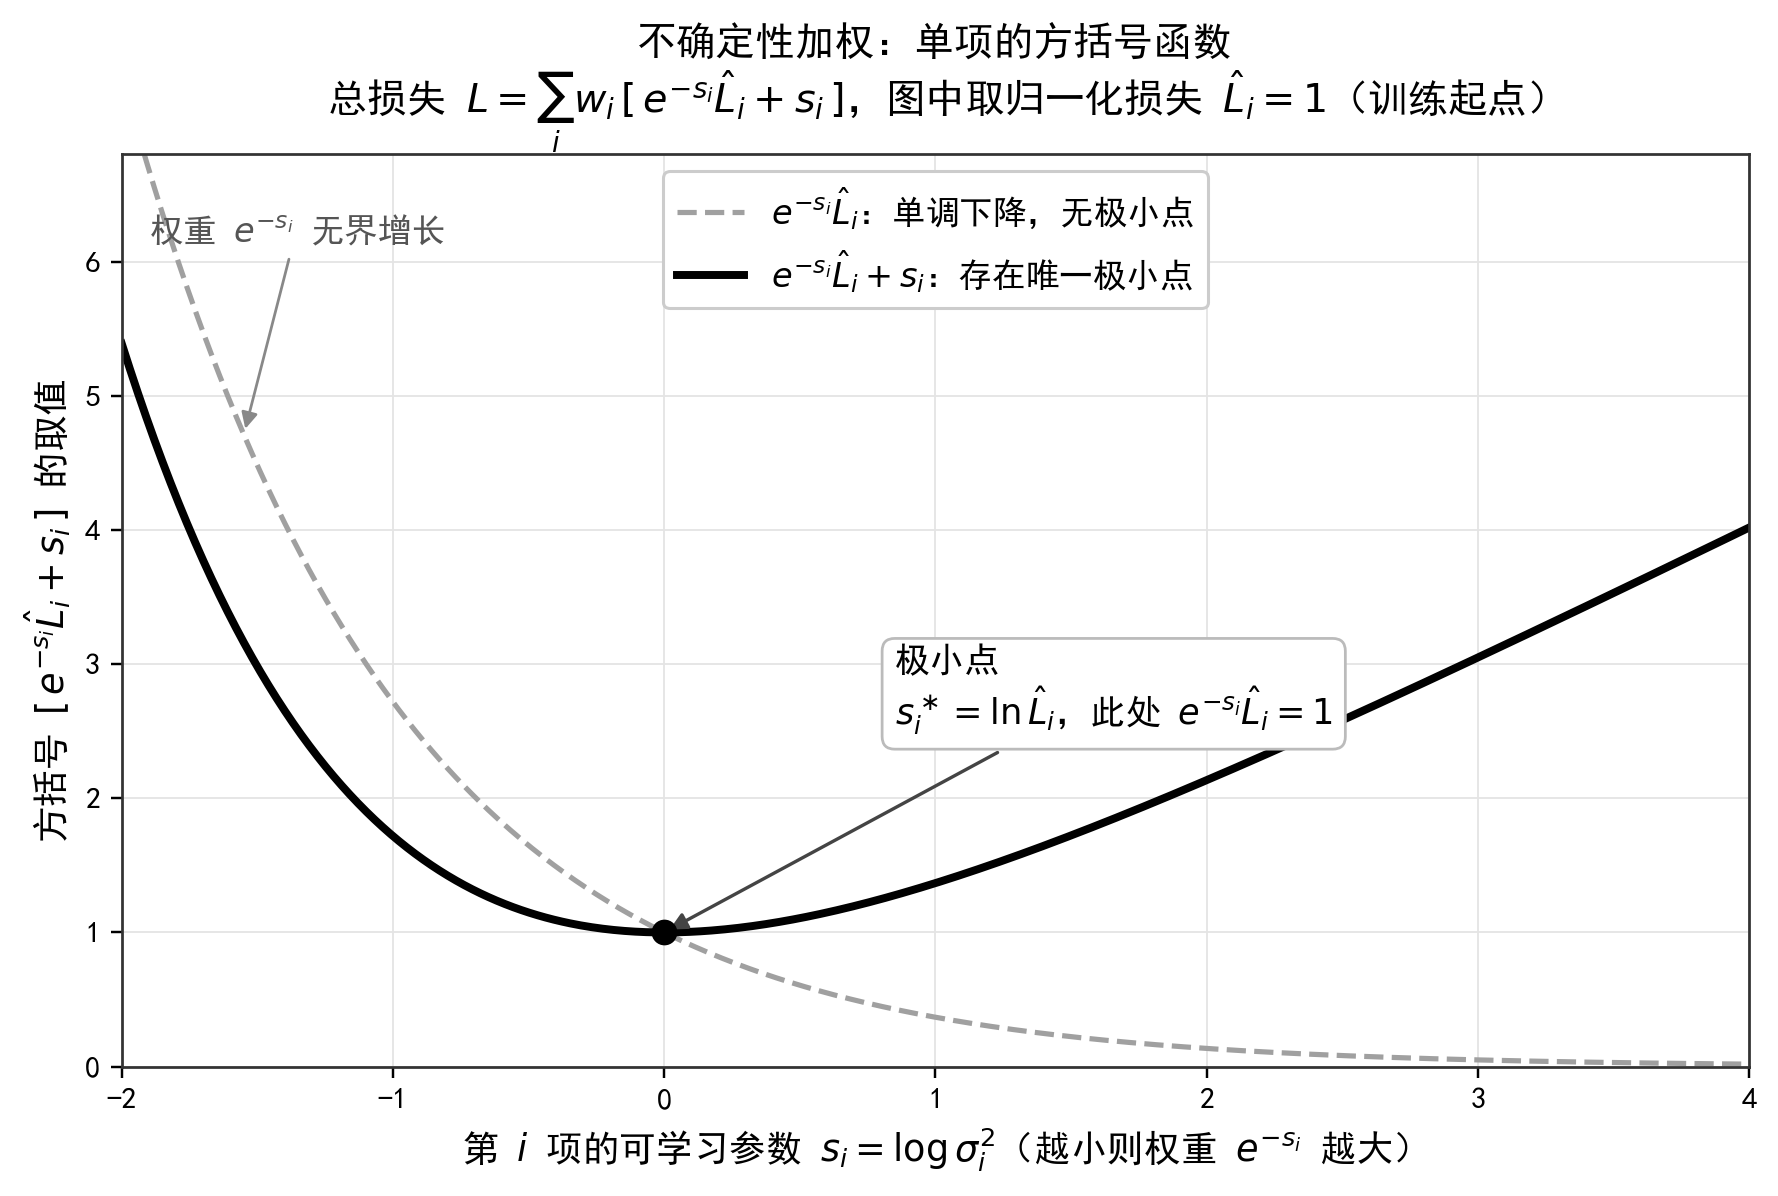

Python code for this plot:
"""不确定性加权的好处：+s 正则项使权重存在唯一最优解（黑白极简）。

只画一件事：单独的 e^{-s}·L̂ 单调下降、权重无界增长；加上 +s 之后出现
唯一极小点 s* = ln L̂，网络与权重可联合优化，无需人工调权。
"""

import os

import numpy as np
import matplotlib

matplotlib.use("Agg")
import matplotlib.pyplot as plt  # noqa: E402

plt.rcParams.update({
    "font.sans-serif": ["SimHei"],
    "axes.unicode_minus": False,
    "axes.edgecolor": "#333333",
    "axes.linewidth": 0.9,
    "axes.grid": True,
    "grid.color": "#E4E4E4",
    "grid.linewidth": 0.6,
})

fig, axis = plt.subplots(figsize=(8.2, 5.6))
s = np.linspace(-2.0, 4.0, 600)

axis.plot(s, np.exp(-s), color="#A0A0A0", linestyle="--", linewidth=1.7,
          label=r"$e^{-s_i}\hat{L}_i$：单调下降，无极小点")
axis.plot(s, np.exp(-s) + s, color="black", linewidth=2.6,
          label=r"$e^{-s_i}\hat{L}_i+s_i$：存在唯一极小点")

axis.scatter([0.0], [1.0], color="black", zorder=6, s=55)
axis.annotate("极小点\n" r"$s_i^\ast=\ln\hat{L}_i$，此处 $e^{-s_i}\hat{L}_i=1$",
              xy=(0.0, 1.0), xytext=(0.85, 2.55), fontsize=11.5, ha="left",
              bbox=dict(boxstyle="round,pad=0.36", facecolor="white",
                        edgecolor="#BBBBBB", linewidth=0.9),
              arrowprops=dict(arrowstyle="-|>", color="#444444", lw=1.1))
axis.annotate(r"权重 $e^{-s_i}$ 无界增长",
              xy=(-1.55, 4.71), xytext=(-1.9, 6.15), fontsize=11, ha="left",
              color="#555555",
              arrowprops=dict(arrowstyle="-|>", color="#888888", lw=0.9))

axis.set_xlim(-2.0, 4.0)
axis.set_ylim(0.0, 6.8)
axis.set_xlabel(r"第 $i$ 项的可学习参数 $s_i=\log\sigma_i^2$（越小则权重 $e^{-s_i}$ 越大）",
                fontsize=12)
axis.set_ylabel(r"方括号 $[\,e^{-s_i}\hat{L}_i+s_i\,]$ 的取值", fontsize=12)
axis.set_title("不确定性加权：单项的方括号函数\n"
               r"总损失 $L=\sum_i w_i\,[\,e^{-s_i}\hat{L}_i+s_i\,]$，"
               r"图中取归一化损失 $\hat{L}_i=1$（训练起点）", fontsize=13)
axis.legend(loc="upper center", fontsize=11, framealpha=1.0, edgecolor="#CCCCCC")

fig.tight_layout()
save_path = os.path.join(os.path.dirname(os.path.abspath(__file__)),
                        "uncertainty_objective.png")
fig.savefig(save_path, dpi=220, bbox_inches="tight", facecolor="white")
plt.close(fig)
print("saved " + save_path)

# 自检：谷底应在 s=0、取值为 1（L=1 时）
grid = np.linspace(-2.0, 4.0, 600001)
print("谷底 s = %+.5f（理论 0），取值 %.5f（理论 1）" % (
    grid[np.argmin(np.exp(-grid) + grid)], np.min(np.exp(-grid) + grid)))
